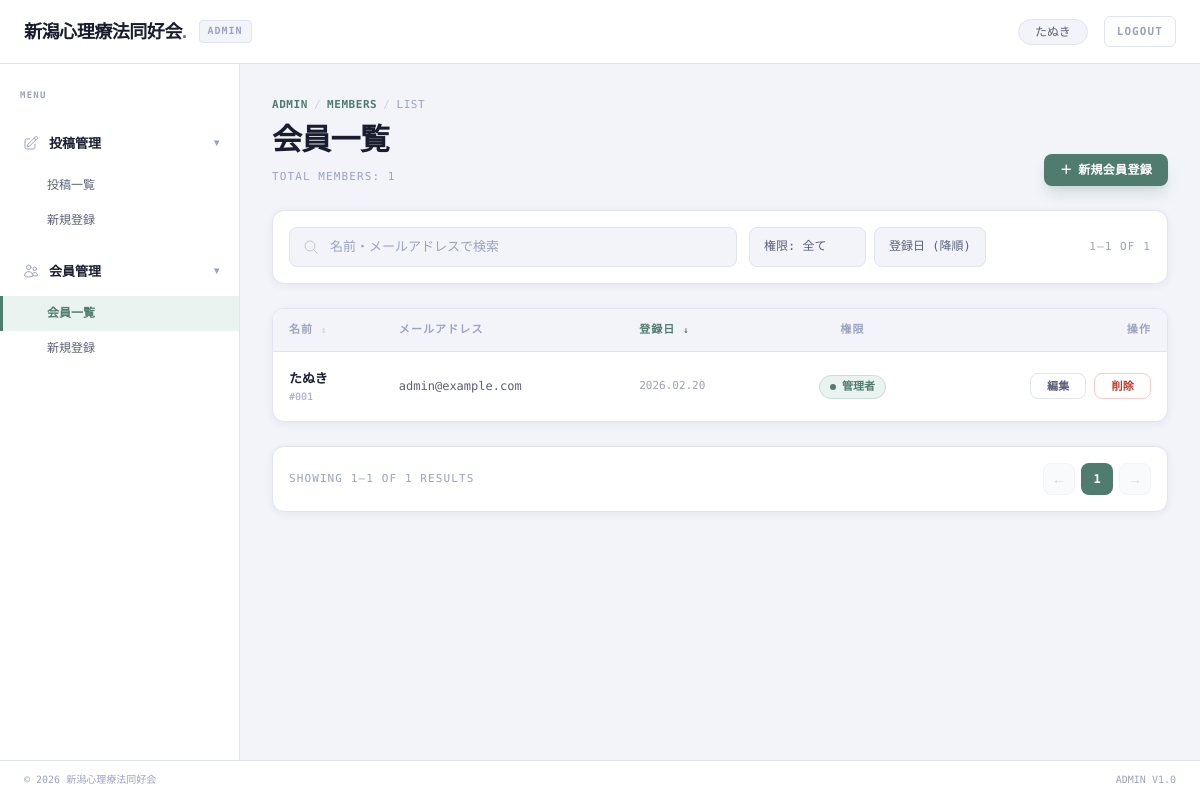
Page /admin/users (signed in) on the committed database.
### app/models.py (models this page shows, shortened)
class User(db.Model, UserMixin):
    __tablename__ = 'users'
    id = db.Column(db.Integer, primary_key=True, autoincrement=True)
    name = db.Column(db.Text, nullable=False)
    display_name = db.Column(db.Text, nullable=True)
    email = db.Column(db.Text, nullable=False, unique=True)
    password_hash = db.Column(db.Text, nullable=False)
    role = db.Column(db.Text, nullable=False, default='member')
    profile = db.Column(db.Text)
    created_at = db.Column(db.DateTime, default=datetime.utcnow)
    updated_at = db.Column(db.DateTime, default=datetime.utcnow, onupdate=datetime.utcnow)
    posts = db.relationship('Post', backref='author', lazy=True)
    comments = db.relationship('Comment', backref='user', lazy=True)
    @property
    def display_name_or_name(self):
        if self.display_name and self.display_name.strip():
            return self.display_name.strip()
        return self.name

### app/blueprints/admin/routes.py (the view)
@admin_bp.route('/users')
@login_required
def admin_users():
    page = request.args.get('page', 1, type=int)
    q = request.args.get('q', '')
    role = request.args.get('role', '')
    sort = request.args.get('sort', 'newest')
    query = User.query
    if q:
        query = query.filter((User.name.contains(q)) | (User.email.contains(q)))
    if role:
        query = query.filter(User.role == role)
    if sort == 'name_asc':
        query = query.order_by(User.name.asc())
    elif sort == 'name_desc':
        query = query.order_by(User.name.desc())
    else:
        query = query.order_by(User.created_at.desc())
    pagination = query.paginate(page=page, per_page=10, error_out=False)
    users = pagination.items
    return render_template('admin/admin_users.html',
                         users=users,
                         pagination=pagination,
                         q=q,
                         role=role,
                         sort=sort,
                         active_menu='user_list')

### app/__init__.py (called while the page is built)
def create_app():
    app = Flask(__name__)
    from config import Config
    app.config.from_object(Config)
    db.init_app(app)
    login_manager = LoginManager()
    login_manager.login_view = 'auth.login'
    login_manager.init_app(app)
    @login_manager.user_loader
    def load_user(user_id):
        return User.query.get(int(user_id))
    from app.blueprints.main import main_bp
    app.register_blueprint(main_bp)
    from app.blueprints.auth import auth_bp
    app.register_blueprint(auth_bp, url_prefix='/auth')
    from app.blueprints.admin import admin_bp
    app.register_blueprint(admin_bp, url_prefix='/admin')
    @app.route('/blog/detail')
    def blog_detail():
        return render_template('blog_detail.html')
    return app

### app/blueprints/admin/templates/admin/admin_users.html (shortened to what this page needs)
{% extends "admin/admin_base.html" %}
{% set active_menu = 'user_list' %}
{% block main_content %}
<div class="flex flex-col md:flex-row md:items-end justify-between gap-4">
    <div class="flex flex-col gap-2">
        <div class="flex items-center gap-1.5 text-[11px] font-mono-dm text-custom-text-muted uppercase tracking-wider">
            <span class="text-custom-accent font-bold">Admin</span>
            <span class="opacity-40">/</span>
            <span class="text-custom-accent font-bold">Members</span>
            <span class="opacity-40">/</span>
            <span>List</span>
        </div>
        <h1 class="text-2xl md:text-3xl font-header-sans font-bold text-custom-text-primary tracking-tight">
            会員一覧</h1>
        <div class="text-[11px] font-mono-dm text-custom-text-muted uppercase tracking-widest mt-0.5">Total
            Members: {{ pagination.total }}</div>
    </div>
    <a href="{{ url_for('admin.admin_user_new') }}" class="btn-admin-primary w-full md:w-auto justify-center">
        <span>＋</span> 新規会員登録
    </a>
</div>
<div
    class="bg-white border border-custom-border rounded-custom p-4 shadow-custom-sm flex flex-col sm:flex-row sm:items-center gap-3">
    <form action="{{ url_for('admin.admin_users') }}" method="GET"
        class="flex flex-col sm:flex-row sm:items-center gap-3 flex-1">
        <div class="relative flex-1 w-full sm:max-w-md">
            <span class="absolute left-3.5 top-1/2 -translate-y-1/2 text-custom-text-muted opacity-60">
                <svg xmlns="http://www.w3.org/2000/svg" fill="none" viewBox="0 0 24 24" stroke-width="1.5"
                    stroke="currentColor" class="w-4 h-4">
                    <path stroke-linecap="round" stroke-linejoin="round"
                        d="m21 21-5.197-5.197m0 0A7.5 7.5 0 1 0 5.196 5.196a7.5 7.5 0 0 0 10.607 10.607Z" />
                </svg>
            </span>
            <input type="text" name="q" value="{{ q }}" placeholder="名前・メールアドレスで検索"
                class="w-full h-10 bg-custom-surface-2 border border-custom-border rounded-lg pl-10 pr-4 text-[13px] font-mono-dm placeholder:text-custom-text-muted focus:outline-none focus:border-custom-accent transition-all">
        </div>
        <div class="flex gap-2 w-full sm:w-auto">
            <select name="role" onchange="this.form.submit()"
                class="flex-1 sm:flex-none px-3.5 h-10 bg-custom-surface-2 border border-custom-border rounded-lg text-[12px] font-mono-dm text-custom-text-secondary cursor-pointer hover:bg-custom-surface-3 transition-colors appearance-none">
                <option value="">権限: 全て</option>
            </select>
            <select name="sort" onchange="this.form.submit()"
                class="flex-1 sm:flex-none px-3.5 h-10 bg-custom-surface-2 border border-custom-border rounded-lg text-[12px] font-mono-dm text-custom-text-secondary cursor-pointer hover:bg-custom-surface-3 transition-colors appearance-none">
                <option value="newest" {{ 'selected' if sort=='newest' }}>登録日 (降順)</option>
            </select>
        </div>
    </form>
    <div class="hidden lg:block ml-auto text-[11px] font-mono-dm text-custom-text-muted uppercase tracking-widest">
        {{ pagination.first }}–{{ pagination.last }} OF {{ pagination.total }}
    </div>
</div>
<div class="bg-white border border-custom-border rounded-custom shadow-custom-sm overflow-x-auto w-full">
    <table class="w-full text-left border-collapse min-w-[800px]">
        <thead class="bg-custom-surface-2 border-b border-custom-border">
            <tr>
                <th
                    class="px-4 py-3 text-[11px] font-bold text-custom-text-muted font-mono-dm uppercase tracking-widest">
                    名前 <span class="text-[9px] opacity-40">↕</span></th>
                <th
                    class="px-4 py-3 text-[11px] font-bold text-custom-text-muted font-mono-dm uppercase tracking-widest">
                    メールアドレス</th>
                <th class="px-4 py-3 text-[11px] font-bold text-custom-accent font-mono-dm uppercase tracking-widest">
                    登録日 <span class="text-[9px]">↓</span></th>
                <th
                    class="px-4 py-3 text-[11px] font-bold text-custom-text-muted font-mono-dm uppercase tracking-widest text-center">
                    権限</th>
                <th
                    class="px-4 py-3 text-[11px] font-bold text-custom-text-muted font-mono-dm uppercase tracking-widest text-right">
                    操作</th>
            </tr>
        </thead>
        <tbody class="divide-y divide-custom-border-light">
            {% for user in users %}
            <tr class="hover:bg-custom-surface-2 transition-colors group">
                <td class="px-4 py-4">
                    <div class="font-bold text-custom-text-primary text-[13px]">{{ user.display_name_or_name }}</div>
                    <div class="text-[10px] font-mono-dm text-custom-text-muted">#{{ "%03d"|format(user.id) }}</div>
                </td>
                <td class="px-4 py-4 text-xs font-mono-dm text-custom-text-secondary lowercase">
                    {{ user.email }}</td>
                <td class="px-4 py-4 text-[11px] font-mono-dm text-custom-text-muted">{{
                    user.created_at.strftime('%Y.%m.%d') }}</td>
                <td class="px-4 py-4 text-center">
                    <span class="status-badge-active">
                        <span class="w-1.5 h-1.5 rounded-full bg-current"></span>
                        {{ '管理者' if user.role == 'admin' else '一般会員' }}
                    </span>
                </td>
                <td class="px-4 py-4">
                    <div class="flex justify-end gap-2">
                        <a href="{{ url_for('admin.admin_user_edit', id=user.id) }}"
                            class="btn-admin-ghost py-1 text-[11px]">編集</a>
                        <button class="btn-admin-danger py-1 text-[11px]">削除</button>
                    </div>
                </td>
            </tr>
            {% else %}
            <tr>
                <td colspan="5" class="px-4 py-12 text-center text-custom-text-muted font-mono-dm text-xs">
                    会員データが見つかりませんでした
                </td>
            </tr>
            {% endfor %}
        </tbody>
    </table>
</div>
<div
    class="bg-white border border-custom-border rounded-custom p-4 shadow-custom-sm flex flex-col md:flex-row items-center justify-between gap-4">
    <div class="text-[11px] font-mono-dm text-custom-text-muted uppercase tracking-widest order-2 md:order-1">
        SHOWING {{ pagination.first }}–{{ pagination.last }} OF {{ pagination.total }} RESULTS</div>
    <div class="flex items-center gap-1.5 order-1 md:order-2">
        {% if pagination.has_prev %}
        <a href="{{ url_for('admin.admin_users', page=pagination.prev_num, q=q) }}"
            class="w-8 h-8 rounded-lg bg-custom-surface-2 border border-custom-border text-custom-text-secondary flex items-center justify-center hover:bg-custom-surface-3 transition-colors">←</a>
        {% else %}
        <span
            class="w-8 h-8 rounded-lg bg-custom-surface-2 border border-custom-border text-custom-text-muted opacity-40 flex items-center justify-center cursor-not-allowed">←</span>
        {% endif %}
        {% for page_num in pagination.iter_pages(left_edge=1, right_edge=1, left_current=1, right_current=2) %}
        {% if page_num %}
        {% if page_num == pagination.page %}
        <span
            class="w-8 h-8 rounded-lg bg-custom-accent text-white font-bold font-mono-dm text-xs flex items-center justify-center">{{
            page_num }}</span>
        {% else %}
        <a href="{{ url_for('admin.admin_users', page=page_num, q=q) }}"
            class="w-8 h-8 rounded-lg bg-custom-surface-2 border border-custom-border text-custom-text-secondary font-mono-dm text-xs flex items-center justify-center hover:bg-custom-surface-3 transition-colors">{{
            page_num }}</a>
        {% endif %}
        {% else %}
        <span class="px-1 text-custom-text-muted opacity-40">…</span>
        {% endif %}
        {% endfor %}
        {% if pagination.has_next %}
        <a href="{{ url_for('admin.admin_users', page=pagination.next_num, q=q) }}"
            class="w-8 h-8 rounded-lg bg-custom-surface-2 border border-custom-border text-custom-text-secondary flex items-center justify-center hover:bg-custom-surface-3 transition-colors">→</a>
        {% else %}
        <span
            class="w-8 h-8 rounded-lg bg-custom-surface-2 border border-custom-border text-custom-text-muted opacity-40 flex items-center justify-center cursor-not-allowed">→</span>
        {% endif %}
    </div>
</div>
{% endblock %}

### app/blueprints/admin/templates/admin/admin_base.html (shortened to what this page needs)
<!DOCTYPE html>
<html lang="ja">
<head>
    <script src="https://cdn.tailwindcss.com"></script>
</head>
<body>
    <div class="grid grid-rows-[64px_1fr] md:grid-cols-[240px_1fr] min-h-screen relative w-full overflow-x-hidden">
        <header
            class="col-span-1 md:col-span-2 bg-white border-b border-custom-border flex items-center px-4 md:px-6 sticky top-0 z-50">
            <div class="font-header-sans font-bold text-lg text-custom-text-primary tracking-tight">
                新潟心理療法同好会<span class="text-custom-accent">.</span>
            </div>
            <div
                class="ml-2 md:ml-3 px-2 py-0.5 bg-custom-surface-2 border border-custom-border rounded text-[10px] font-bold text-custom-text-muted font-mono-dm uppercase tracking-widest">
                Admin
            </div>
            <div class="ml-auto flex items-center gap-2 md:gap-4">
                <div
                    class="hidden sm:flex items-center px-4 py-1 bg-custom-surface-2 border border-custom-border rounded-full">
                    <span class="text-xs font-medium text-custom-text-secondary">{{ current_user.display_name_or_name }}</span>
                </div>
                <a href="{{ url_for('auth.logout') }}"
                    class="text-[10px] md:text-[11px] font-mono-dm text-custom-text-muted border border-custom-border px-2.5 md:px-3 py-1.5 rounded-md bg-white hover:bg-custom-surface-2 transition-colors uppercase tracking-widest font-bold">
                    Logout
                </a>
            </div>
        </header>
        <aside id="sidebar"
            class="fixed md:static inset-y-0 left-0 w-[240px] bg-white border-r border-custom-border py-6 flex flex-col gap-1 overflow-y-auto z-50 -translate-x-full md:translate-x-0 transition-transform duration-300 ease-in-out shadow-custom md:shadow-none">
            <div class="px-5 mb-2 text-[9px] font-bold text-custom-text-muted uppercase tracking-[0.14em] font-mono-dm">
                Menu</div>
            <div
                class="sidebar-item font-semibold text-custom-text-primary flex justify-between items-center group mt-2">
                <div class="flex items-center gap-2.5">
                    <span class="text-custom-text-muted group-hover:text-custom-accent transition-colors">
                    </span>
                    <span>投稿管理</span>
                </div>
                <span
                    class="text-[10px] text-custom-text-muted group-hover:text-custom-text-primary transition-colors">▾</span>
            </div>
            <div class="flex flex-col">
                <a href="{{ url_for('admin.post_list') }}"
                    class="sidebar-sub-item {% if active_menu == 'post_list' %}active{% endif %}">投稿一覧</a>
                <a href="{{ url_for('admin.create_post') }}"
                    class="sidebar-sub-item {% if active_menu == 'post_new' %}active{% endif %}">新規登録</a>
            </div>
            <div
                class="sidebar-item font-semibold text-custom-text-primary flex justify-between items-center group mt-2">
                <div class="flex items-center gap-2.5">
                    <span class="text-custom-text-muted group-hover:text-custom-accent transition-colors">
                    </span>
                    <span>会員管理</span>
                </div>
                <span
                    class="text-[10px] text-custom-text-muted group-hover:text-custom-text-primary transition-colors">▾</span>
            </div>
            <div class="flex flex-col">
                <a href="{{ url_for('admin.admin_users') }}"
                    class="sidebar-sub-item {% if active_menu == 'user_list' %}active{% endif %}">会員一覧</a>
                <a href="{{ url_for('admin.admin_user_new') }}"
                    class="sidebar-sub-item {% if active_menu == 'user_new' %}active{% endif %}">新規登録</a>
            </div>
        </aside>
        <main class="p-4 md:p-8 flex flex-col gap-6 min-w-0">
            {% block main_content %}{% endblock %}
        </main>
        <footer
            class="md:col-span-2 h-10 bg-white border-t border-custom-border flex items-center justify-between px-6 text-[10px] text-custom-text-muted font-mono-dm shrink-0 sticky bottom-0 z-50">
            <span>© 2026 新潟心理療法同好会</span>
            <div class="hidden sm:flex gap-4">
                <span>ADMIN V1.0</span>
            </div>
        </footer>
    </div>
</body>
</html>

### rows in the picture
User: display_name_or_name "たぬき", id "001", email "admin@example.com", created_at "2026.02.20", role "管理者"

### other values in the picture
{{ pagination.total }} "1"
{{ pagination.first }} "1"
{{ pagination.last }} "1"
{{ page_num }} "1"
